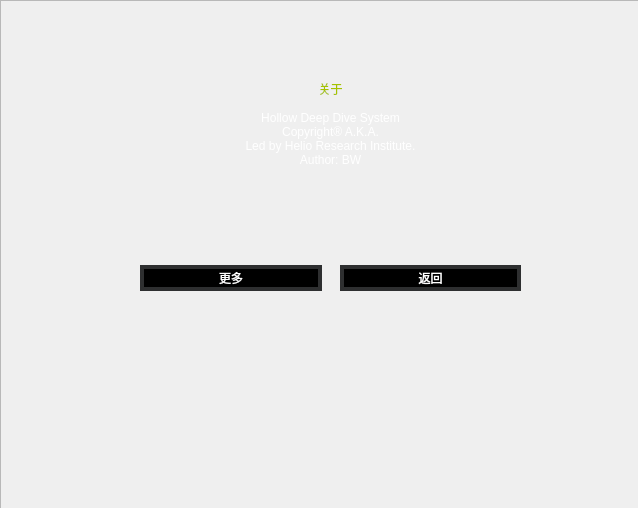
<?xml version="1.0" encoding="UTF-8"?>
<ui version="4.0">
 <class>AboutScreen</class>
 <widget class="QWidget" name="AboutScreen">
  <property name="geometry">
   <rect>
    <x>0</x>
    <y>0</y>
    <width>638</width>
    <height>508</height>
   </rect>
  </property>
  <property name="windowTitle">
   <string>关于</string>
  </property>
  <widget class="QFrame" name="frame">
   <property name="geometry">
    <rect>
     <x>0</x>
     <y>0</y>
     <width>641</width>
     <height>511</height>
    </rect>
   </property>
   <property name="styleSheet">
    <string notr="true">#frame{border-image: url(:/res/bg.png);}
#label{color: rgb(165, 194, 0);}
QLabel{color: rgb(255, 255, 255);}
QPushButton {
background-color: rgba(0, 0, 0, 255);
border-style: solid;
border-width: 4px;
border-color: rgb(46, 47, 48);
color: white;
}
QPushButton::hover{
	background-color: rgb(165, 194, 0);
}
</string>
   </property>
   <property name="frameShape">
    <enum>QFrame::StyledPanel</enum>
   </property>
   <property name="frameShadow">
    <enum>QFrame::Raised</enum>
   </property>
   <widget class="QWidget" name="layoutWidget">
    <property name="geometry">
     <rect>
      <x>140</x>
      <y>80</y>
      <width>381</width>
      <height>211</height>
     </rect>
    </property>
    <layout class="QVBoxLayout" name="verticalLayout_2">
     <item>
      <layout class="QVBoxLayout" name="verticalLayout">
       <property name="spacing">
        <number>0</number>
       </property>
       <item>
        <widget class="QLabel" name="label">
         <property name="sizePolicy">
          <sizepolicy hsizetype="Preferred" vsizetype="Preferred">
           <horstretch>0</horstretch>
           <verstretch>0</verstretch>
          </sizepolicy>
         </property>
         <property name="text">
          <string>关于</string>
         </property>
         <property name="alignment">
          <set>Qt::AlignCenter</set>
         </property>
        </widget>
       </item>
       <item>
        <widget class="QLabel" name="label_2">
         <property name="sizePolicy">
          <sizepolicy hsizetype="Preferred" vsizetype="Expanding">
           <horstretch>0</horstretch>
           <verstretch>0</verstretch>
          </sizepolicy>
         </property>
         <property name="whatsThis">
          <string>&lt;html&gt;&lt;head/&gt;&lt;body&gt;&lt;p&gt;Hollow Deep Dive System&lt;/p&gt;&lt;p&gt;Copyright® A.K.A.&lt;/p&gt;&lt;p&gt;Led by HelioResearch Institute.&lt;/p&gt;&lt;p&gt;Author: BWs &lt;/p&gt;&lt;/body&gt;&lt;/html&gt;</string>
         </property>
         <property name="text">
          <string>Hollow Deep Dive System
Copyright® A.K.A.
Led by Helio Research Institute.
Author: BW</string>
         </property>
         <property name="alignment">
          <set>Qt::AlignCenter</set>
         </property>
        </widget>
       </item>
       <item>
        <widget class="QLabel" name="label_3">
         <property name="sizePolicy">
          <sizepolicy hsizetype="Preferred" vsizetype="MinimumExpanding">
           <horstretch>0</horstretch>
           <verstretch>0</verstretch>
          </sizepolicy>
         </property>
         <property name="text">
          <string/>
         </property>
         <property name="alignment">
          <set>Qt::AlignHCenter|Qt::AlignTop</set>
         </property>
        </widget>
       </item>
      </layout>
     </item>
     <item>
      <layout class="QHBoxLayout" name="horizontalLayout">
       <property name="spacing">
        <number>18</number>
       </property>
       <item>
        <widget class="QPushButton" name="pushButton_1">
         <property name="text">
          <string>更多</string>
         </property>
        </widget>
       </item>
       <item>
        <widget class="QPushButton" name="pushButton_2">
         <property name="text">
          <string>返回</string>
         </property>
        </widget>
       </item>
      </layout>
     </item>
    </layout>
   </widget>
  </widget>
 </widget>
 <resources/>
 <connections/>
</ui>
